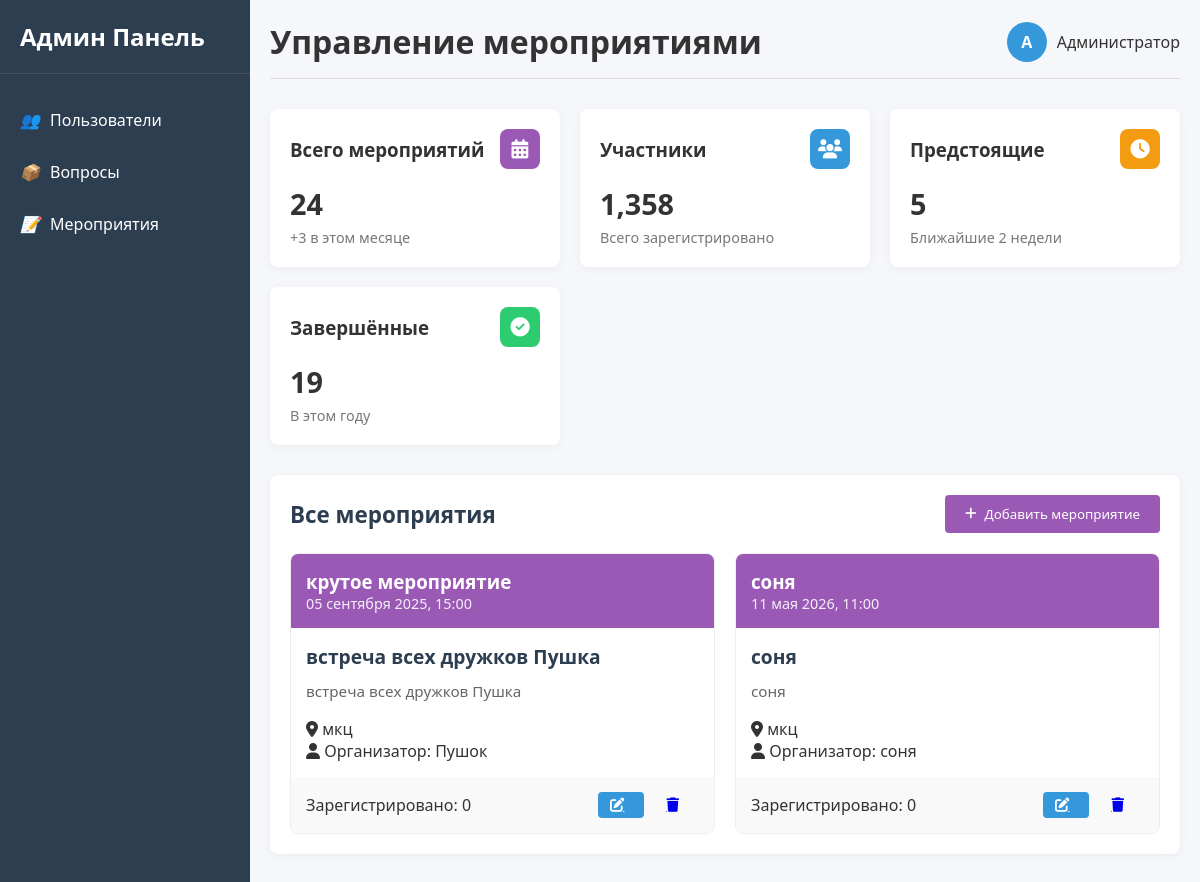
Screenshot of /events/ with the database file from the repository.
### myapp/models.py (models this page shows)
class Event(models.Model):
    name = models.CharField(max_length=200, verbose_name="Название мероприятия")
    organizer = models.CharField(max_length=100, verbose_name="Организатор")
    description = models.TextField(verbose_name="Описание мероприятия", blank=True)
    event_date = models.DateField(verbose_name="Дата проведения")
    start_time = models.TimeField(verbose_name="Время начала")
    location = models.CharField(max_length=200, verbose_name="Место проведения")
    max_participants = models.PositiveIntegerField(
        verbose_name="Максимальное количество участников",
        default=20
    )
    created_at = models.DateTimeField(auto_now_add=True)

### myapp/views.py (the view)
# urls.py: path('events/', views.events, name='events'),
def events(request):
    ev = get_all_events()
    return render(request,'events.html',  {'events': ev})

### myapp/views.py (called while the page is built)
def get_all_events():
    events = Event.objects.all().order_by('event_date', 'start_time')
    events_data = []
    for event in events:
        events_data.append({
            'id': event.id,
            'name': event.name,
            'organizer': event.organizer,
            'description': event.description,
            'event_date': event.event_date,
            'start_time': event.start_time,
            'location': event.location,
            'max_participants': event.max_participants,
        })
    return events_data

### myapp/templates/events.html (shortened to what this page needs)
<!DOCTYPE html>
<html lang="ru">
<head>
    <link rel="stylesheet" href="https://cdnjs.cloudflare.com/ajax/libs/font-awesome/6.4.0/css/all.min.css">
</head>
<body>
    <div class="container">
        <div class="sidebar">
            <div class="sidebar-header">
                <h2>Админ Панель</h2>
            </div>
            <div class="nav-item">
                <i>👥</i> <a href="{% url 'home' %}" style="text-decoration: none; color: white;">Пользователи</a>
            </div>
            <div class="nav-item">
                <i>📦</i> <a href="{% url 'questions' %}" style="text-decoration: none; color: white;">Вопросы</a>
            </div>
            <div class="nav-item">
                <i>📝</i> <a href="{% url 'events' %}" style="text-decoration: none; color: white;">Мероприятия</a>
            </div>
        </div>
        <div class="main-content">
            <div class="header">
                <h1>Управление мероприятиями</h1>
                <div class="user-info">
                    <div class="user-avatar">A</div>
                    <span>Администратор</span>
                </div>
            </div>
            <div class="stats-cards">
                <div class="stat-card">
                    <div class="stat-card-header">
                        <h3>Всего мероприятий</h3>
                        <div class="stat-card-icon bg-event">
                            <i class="fas fa-calendar-alt"></i>
                        </div>
                    </div>
                    <div class="stat-card-value">24</div>
                    <div class="stat-card-label">+3 в этом месяце</div>
                </div>
                <div class="stat-card">
                    <div class="stat-card-header">
                        <h3>Участники</h3>
                        <div class="stat-card-icon bg-primary">
                            <i class="fas fa-users"></i>
                        </div>
                    </div>
                    <div class="stat-card-value">1,358</div>
                    <div class="stat-card-label">Всего зарегистрировано</div>
                </div>
                <div class="stat-card">
                    <div class="stat-card-header">
                        <h3>Предстоящие</h3>
                        <div class="stat-card-icon bg-warning">
                            <i class="fas fa-clock"></i>
                        </div>
                    </div>
                    <div class="stat-card-value">5</div>
                    <div class="stat-card-label">Ближайшие 2 недели</div>
                </div>
                <div class="stat-card">
                    <div class="stat-card-header">
                        <h3>Завершённые</h3>
                        <div class="stat-card-icon bg-success">
                            <i class="fas fa-check-circle"></i>
                        </div>
                    </div>
                    <div class="stat-card-value">19</div>
                    <div class="stat-card-label">В этом году</div>
                </div>
            </div>
            <div class="events-section">
                <div class="section-header">
                    <h2 class="section-title">Все мероприятия</h2>
                    <button class="btn btn-event" id="addEventBtn">
                        <i class="fas fa-plus"></i> Добавить мероприятие
                    </button>
                </div>
                <div class="events-grid">
                    {% for event in events %}
                        <div class="event-card">
                            <div class="event-header">
                                <h3>{{ event.name }}</h3>
                                <div class="event-date">
                                    {{ event.event_date|date:"d E Y" }}, {{ event.start_time|time:"H:i" }}
                                </div>
                            </div>
                            <div class="event-body">
                                <h4 class="event-title">{{ event.description|truncatewords:5 }}</h4>
                                <p class="event-description">{{ event.description|truncatewords:20 }}</p>
                                <div class="event-meta">
                                    <div><i class="fas fa-map-marker-alt"></i> {{ event.location }}</div>
                                    <div><i class="fas fa-user"></i> Организатор: {{ event.organizer }}</div>
                                </div>
                            </div>
                            <div class="event-footer">
                                <span class="event-status">Зарегистрировано: {{ event.registered_count|default:0 }}</span>
                                <div class="event-actions">
                                    <a href="" class="btn btn-primary btn-sm">
                                        <i class="fas fa-edit"></i>
                                    </a>
                                    <a href="{% url 'delete_event' event.id %}" class="btn btn-danger btn-sm">
                                        <i class="fas fa-trash"></i>
                                    </a>
                                </div>
                            </div>
                        </div>
                    {% empty %}
                        <p>Нет доступных мероприятий.</p>
                    {% endfor %}
                </div>
            </div>
        </div>
    </div>
</body>
</html>

### myapp/templates/events.html (style rules this page uses)
:root { --primary-color: #3498db; --secondary-color: #2c3e50; --accent-color: #e74c3c; --light-color: #ecf0f1; --dark-color: #34495e; --success-color: #2ecc71; --warning-color: #f39c12; --event-color: #9b59b6; }
* { margin: 0; padding: 0; box-sizing: border-box; font-family: 'Segoe UI', Tahoma, Geneva, Verdana, sans-serif; }
body { background-color: #f5f7fa; color: #333; }
.container { display: flex; min-height: 100vh; }
.sidebar { width: 250px; background-color: var(--secondary-color); color: white; padding: 20px 0; transition: all 0.3s ease; }
.sidebar-header { padding: 0 20px 20px; border-bottom: 1px solid rgba(255, 255, 255, 0.1); margin-bottom: 20px; }
.sidebar-header h2 { font-size: 1.5rem; }
.nav-item { padding: 15px 20px; cursor: pointer; transition: all 0.3s; display: flex; align-items: center; }
.nav-item i { margin-right: 10px; width: 20px; text-align: center; }
.main-content { flex: 1; padding: 20px; overflow-y: auto; }
.header { display: flex; justify-content: space-between; align-items: center; margin-bottom: 30px; padding-bottom: 15px; border-bottom: 1px solid #ddd; }
.user-info { display: flex; align-items: center; }
.user-avatar { width: 40px; height: 40px; border-radius: 50%; background-color: var(--primary-color); color: white; display: flex; align-items: center; justify-content: center; margin-right: 10px; font-weight: bold; }
.stats-cards { display: grid; grid-template-columns: repeat(auto-fill, minmax(250px, 1fr)); gap: 20px; margin-bottom: 30px; }
.stat-card { background: white; border-radius: 8px; padding: 20px; box-shadow: 0 2px 10px rgba(0, 0, 0, 0.05); display: flex; flex-direction: column; }
.stat-card-header { display: flex; justify-content: space-between; align-items: center; margin-bottom: 15px; }
.stat-card-icon { width: 40px; height: 40px; border-radius: 8px; display: flex; align-items: center; justify-content: center; color: white; font-size: 1.2rem; }
.bg-primary { background-color: var(--primary-color); }
.bg-success { background-color: var(--success-color); }
.bg-warning { background-color: var(--warning-color); }
.bg-event { background-color: var(--event-color); }
.stat-card-value { font-size: 1.8rem; font-weight: bold; margin-bottom: 5px; }
.stat-card-label { color: #777; font-size: 0.9rem; }
.btn { padding: 10px 20px; border: none; border-radius: 4px; cursor: pointer; font-weight: 500; transition: all 0.3s; display: inline-flex; align-items: center; justify-content: center; }
.btn i { margin-right: 8px; }
.btn-primary { background-color: var(--primary-color); color: white; }
.btn-event { background-color: var(--event-color); color: white; }
.btn-sm { padding: 6px 12px; font-size: 0.9rem; }
.events-section { background: white; border-radius: 8px; padding: 20px; box-shadow: 0 2px 10px rgba(0, 0, 0, 0.05); margin-bottom: 30px; }
.section-header { display: flex; justify-content: space-between; align-items: center; margin-bottom: 20px; }
.section-title { font-size: 1.4rem; font-weight: 600; color: var(--secondary-color); }
.events-grid { display: grid; grid-template-columns: repeat(auto-fill, minmax(300px, 1fr)); gap: 20px; }
.event-card { border: 1px solid #eee; border-radius: 8px; overflow: hidden; transition: transform 0.3s, box-shadow 0.3s; }
.event-header { padding: 15px; background-color: var(--event-color); color: white; }
.event-date { font-size: 0.9rem; opacity: 0.9; }
.event-body { padding: 15px; }
.event-title { font-size: 1.2rem; margin-bottom: 10px; color: var(--secondary-color); }
.event-description { color: #666; margin-bottom: 15px; font-size: 0.95rem; line-height: 1.5; }
.event-footer { padding: 15px; background-color: #f9f9f9; display: flex; justify-content: space-between; align-items: center; }
.event-actions { display: flex; gap: 10px; }

### rows the page displays
Event: name "крутое мероприятие", event_date "05 сентября 2025", start_time "15:00", description "встреча всех дружков Пушка", description "встреча всех дружков Пушка", location "мкц", organizer "Пушок"
Event: name "соня", event_date "11 мая 2026", start_time "11:00", description "соня", description "соня", location "мкц", organizer "соня"

### other values shown
{{ event.registered_count|default:0 }} "0" "0"
